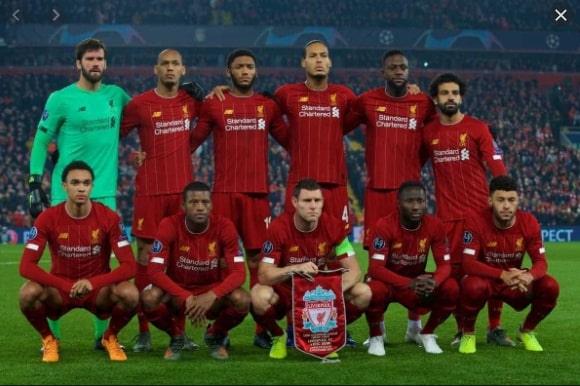
%> input picture Maman11/liverpool.jpg, 580 x 386 px
$ octave swapping.m   (GNU Octave 9; MATLAB toolbox functions it lacks are replaced by stand-ins)
%> lines starting %> are read from the running program, lines starting %| are printed output that depends on the picture
% Read image.
image = imread ('liverpool.jpg');
%> image is the input picture: size 386x580x3 uint8; mean R, G, B 70.6, 57.1, 46.1
% Show image in Figure 1
imshow(image);title('Original')
% Wait 3 seconds
pause(3);
% Now swap color channels.
image_swap(:,:,1)= image(:,:,2);
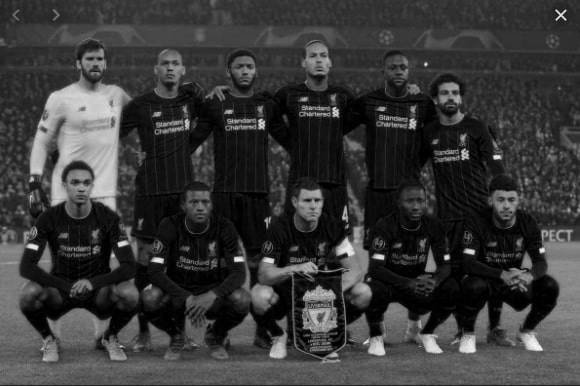
%> image_swap: size 386x580 uint8; min 0, max 249, mean 57.1
image_swap(:,:,2)= image(:,:,1);
image_swap(:,:,3)= image(:,:,3);
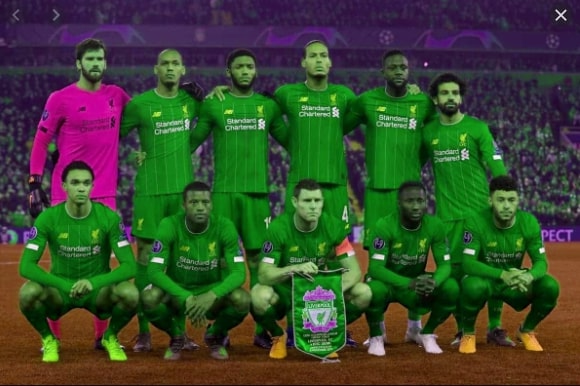
%> image_swap: size 386x580x3 uint8; mean R, G, B 57.1, 70.6, 46.1
% Display swapped image in Figure 2.
figure,imshow(image_swap);title('After swapping Red and Green channels')
% Save swapped image.
imwrite(image_swap,'OurPicture.png');
